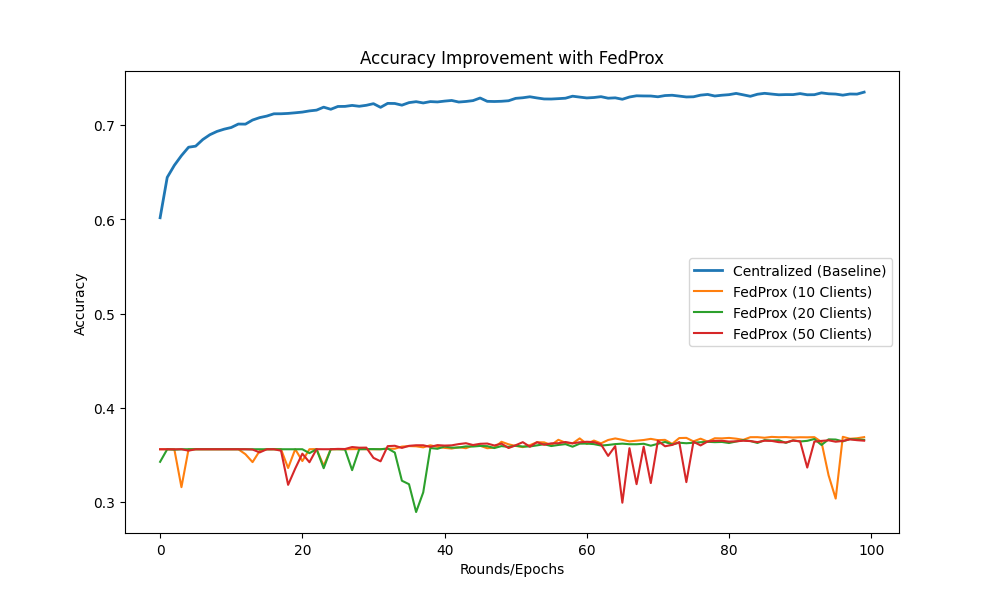

The Python source for this figure:
import os
import pandas as pd
import numpy as np
import torch
import torch.nn as nn
import torch.optim as optim
from torch.utils.data import DataLoader, TensorDataset
import flwr as fl
import matplotlib.pyplot as plt
from sklearn.preprocessing import RobustScaler, LabelEncoder
from sklearn.model_selection import train_test_split

# 1. SETUP
MODEL_DIR = "saved_models"
os.makedirs(MODEL_DIR, exist_ok=True)

# 2. DATA PREPROCESSING
def load_and_preprocess(file_list):
    dfs = [pd.read_parquet(f) for f in file_list if os.path.exists(f)]
    df = pd.concat(dfs, ignore_index=True)
    
    # Clean data to prevent NaNs
    features = ['HR', 'Pulse', 'SpO2', 'etCO2', 'awRR']
    df = df.replace([np.inf, -np.inf], np.nan).dropna(subset=features + ['class_name'])
    
    X = df[features].values
    le = LabelEncoder()
    y = le.fit_transform(df['class_name'])
    
    # RobustScaler is better for medical vitals with outliers
    scaler = RobustScaler()
    X = scaler.fit_transform(X)
    
    return X, y, len(le.classes_), le

# 3. MODEL DEFINITION (Added BatchNorm for stability)
class HealthModel(nn.Module):
    def __init__(self, input_dim, num_classes):
        super(HealthModel, self).__init__()
        self.fc = nn.Sequential(
            nn.Linear(input_dim, 128),
            nn.BatchNorm1d(128),
            nn.ReLU(),
            nn.Dropout(0.2),
            nn.Linear(128, 64),
            nn.ReLU(),
            nn.Linear(64, num_classes)
        )

    def forward(self, x):
        logits = self.fc(x)
        probs = torch.softmax(logits, dim=1)
        return logits, probs

# 4. CENTRALIZED TRAINING
def train_centralized(X, y, n_classes, epochs=100):
    X_train, X_test, y_train, y_test = train_test_split(X, y, test_size=0.2)
    train_ds = TensorDataset(torch.Tensor(X_train), torch.LongTensor(y_train))
    train_loader = DataLoader(train_ds, batch_size=64, shuffle=True)
    
    model = HealthModel(X.shape[1], n_classes)
    optimizer = optim.Adam(model.parameters(), lr=0.001)
    criterion = nn.CrossEntropyLoss()
    
    history = {'acc': []}
    for epoch in range(epochs):
        model.train()
        correct = 0
        for data, target in train_loader:
            optimizer.zero_grad()
            logits, _ = model(data)
            loss = criterion(logits, target)
            loss.backward()
            torch.nn.utils.clip_grad_norm_(model.parameters(), 1.0) # Safety clip
            optimizer.step()
            correct += (logits.argmax(1) == target).sum().item()
        history['acc'].append(correct / len(X_train))
    
    torch.save(model.state_dict(), f"{MODEL_DIR}/centralized_model.pth")
    return history

# 5. FEDPROX CLIENT
class FlowerClient(fl.client.NumPyClient):
    def __init__(self, model, train_loader, mu=0.1):
        self.model = model
        self.train_loader = train_loader
        self.mu = mu # FedProx proximal term

    def get_parameters(self, config):
        return [val.cpu().numpy() for _, val in self.model.state_dict().items()]

    def set_parameters(self, parameters):
        params_dict = zip(self.model.state_dict().keys(), parameters)
        self.model.load_state_dict({k: torch.tensor(v) for k, v in params_dict}, strict=True)

    def fit(self, parameters, config):
        self.set_parameters(parameters)
        global_params = [p.detach().clone() for p in self.model.parameters()]
        optimizer = optim.Adam(self.model.parameters(), lr=0.001)
        
        for _ in range(3): # Local epochs
            for data, target in self.train_loader:
                optimizer.zero_grad()
                logits, _ = self.model(data)
                loss = nn.CrossEntropyLoss()(logits, target)
                
                # Proximal term calculation
                prox_term = 0.0
                for local_p, global_p in zip(self.model.parameters(), global_params):
                    prox_term += (local_p - global_p).pow(2).sum()
                
                (loss + (self.mu / 2) * prox_term).backward()
                torch.nn.utils.clip_grad_norm_(self.model.parameters(), 1.0)
                optimizer.step()
        return self.get_parameters(config={}), len(self.train_loader.dataset), {}

    def evaluate(self, parameters, config):
        self.set_parameters(parameters)
        correct, total = 0, 0
        with torch.no_grad():
            for data, target in self.train_loader:
                logits, _ = self.model(data)
                total += target.size(0)
                correct += (logits.argmax(1) == target).sum().item()
        return float(correct/total), total, {"accuracy": float(correct/total)}

# 6. SIMULATION
def run_simulation(X, y, n_classes, n_clients):
    X_split, y_split = np.array_split(X, n_clients), np.array_split(y, n_clients)
    
    def client_fn(cid):
        idx = int(cid)
        ds = TensorDataset(torch.Tensor(X_split[idx]), torch.LongTensor(y_split[idx]))
        return FlowerClient(HealthModel(X.shape[1], n_classes), DataLoader(ds, batch_size=32))

    strategy = fl.server.strategy.FedProx(
        proximal_mu=0.1,
        fraction_fit=0.4, # Train 40% of clients per round for better generalization
        min_fit_clients=max(2, int(n_clients * 0.4)),
        min_available_clients=n_clients,
        evaluate_metrics_aggregation_fn=lambda m: {"accuracy": np.mean([x[1]["accuracy"] for x in m])}
    )

    return fl.simulation.start_simulation(client_fn=client_fn, num_clients=n_clients, 
                                         config=fl.server.ServerConfig(num_rounds=100), strategy=strategy)

# --- RUN ---
files = ['/home/temirlan/Downloads/integrated_v2/integrated_v2/synthetic_chunk_0050_0100_ntu_actions.parquet', '/home/temirlan/Downloads/integrated_v2/integrated_v2/synthetic_chunk_0100_0150_ntu_actions.parquet', 
         '/home/temirlan/Downloads/integrated_v2/integrated_v2/synthetic_chunk_0150_0200_ntu_actions.parquet', '/home/temirlan/Downloads/integrated_v2/integrated_v2/synthetic_chunk_0200_0250_ntu_actions.parquet', 
         '/home/temirlan/Downloads/integrated_v2/integrated_v2/synthetic_chunk_0250_0300_ntu_actions.parquet']

X, y, n_classes, encoder = load_and_preprocess(files)

cent_hist = train_centralized(X, y, n_classes, 100)
fed_10 = run_simulation(X, y, n_classes, 10)
fed_20 = run_simulation(X, y, n_classes, 20)
fed_50 = run_simulation(X, y, n_classes, 50)

# --- PLOTTING ---
plt.figure(figsize=(10, 6))
plt.plot(cent_hist['acc'], label='Centralized (Baseline)', linewidth=2)
plt.plot([x[1] for x in fed_10.metrics_distributed['accuracy']], label='FedProx (10 Clients)')
plt.plot([x[1] for x in fed_20.metrics_distributed['accuracy']], label='FedProx (20 Clients)')
plt.plot([x[1] for x in fed_50.metrics_distributed['accuracy']], label='FedProx (50 Clients)')
plt.title('Accuracy Improvement with FedProx')
plt.xlabel('Rounds/Epochs'); plt.ylabel('Accuracy'); plt.legend(); plt.show()
